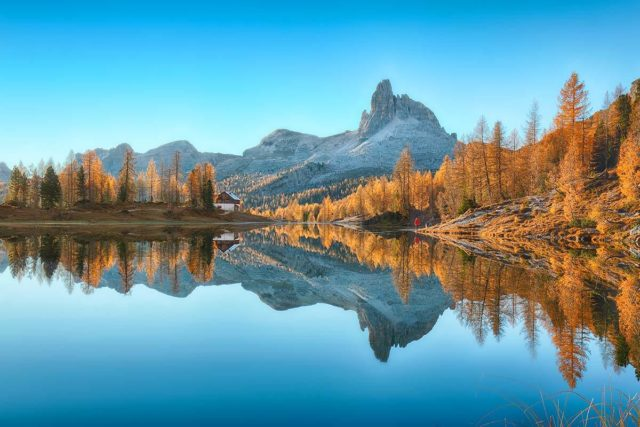
#> input picture Basics/img_vid/scenery2.jpg, 640 x 427 px, found by its file name
$ python image_rotation.py
#> lines starting #> are read from the running program, lines starting #| are printed output that depends on the picture
import cv2
import numpy

# Loading image from memory
image = cv2.imread('img_vid\scenery2.jpg')
#> image is the input picture: shape (427, 640, 3); mean B, G, R 166.1, 153.1, 102.8

height, width = image.shape[:2]
#> height = 427; width = 640

# Translation matrix
matrix = cv2.getRotationMatrix2D((width / 2, height / 2), 10, 1)

# Applying the matrix to the image
translated = cv2.warpAffine(image, matrix, (width, height))
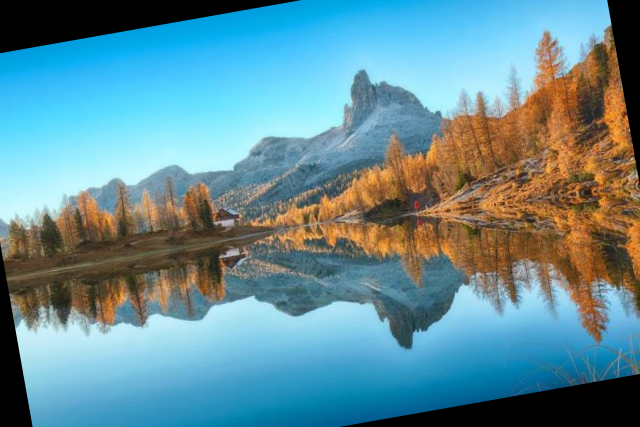
#> translated: shape (427, 640, 3); mean B, G, R 150.8, 141.1, 99.5

# Showing the image
cv2.imshow('translation', translated)
cv2.waitKey(4000)

$ run again, with Basics/img_vid/scenery4.jpg copied over Basics/img_vid/scenery2.jpg
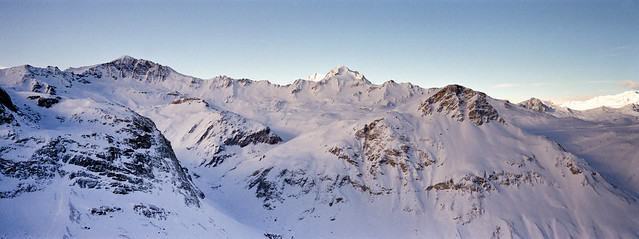
#> input picture Basics/img_vid/scenery4.jpg, 639 x 239 px, found by its file name
#> image is the input picture: shape (239, 639, 3); mean B, G, R 176.3, 153.6, 146.3
#> `translated = cv2.warpAffine(image, matrix, (width, height))`:
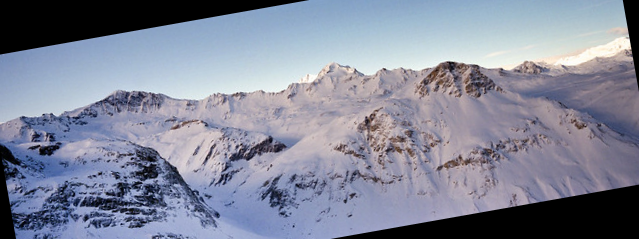
#> translated: shape (239, 639, 3); mean B, G, R 153.9, 135.8, 131

$ run again, with Basics/img_vid/lake.jpg copied over Basics/img_vid/scenery2.jpg
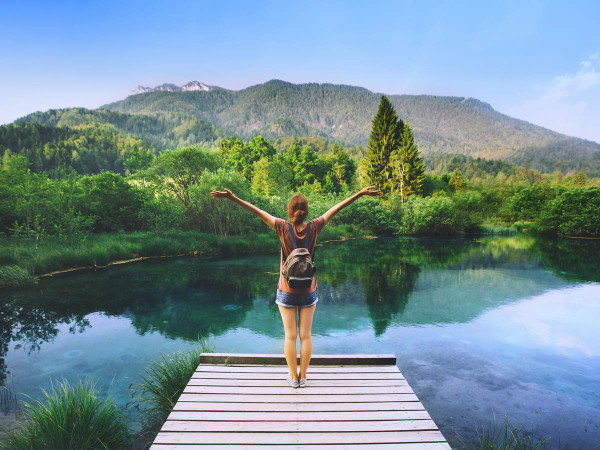
#> input picture Basics/img_vid/lake.jpg, 600 x 450 px, found by its file name
#> image is the input picture: shape (450, 600, 3); mean B, G, R 147.9, 141.5, 116.6
#> `translated = cv2.warpAffine(image, matrix, (width, height))`:
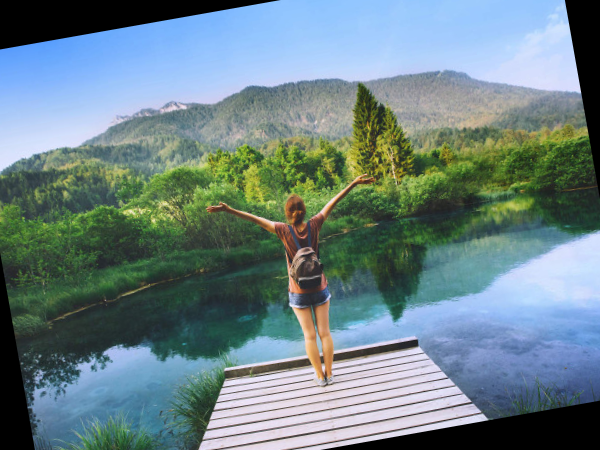
#> translated: shape (450, 600, 3); mean B, G, R 133.6, 129.7, 107.5
